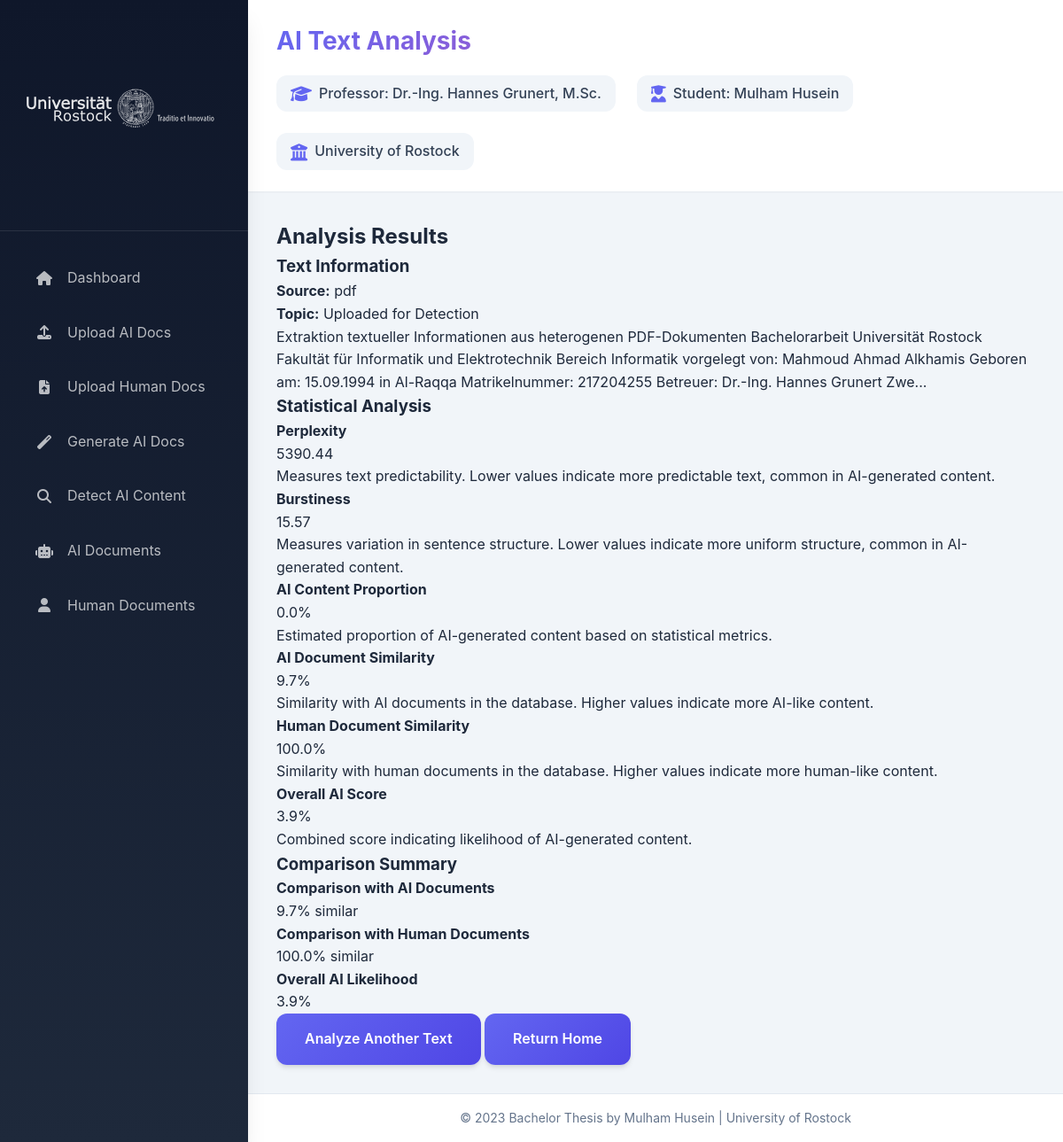
Screenshot of /results/2 with the database file from the repository.
### app/models.py (models this page shows)
class Text(db.Model):
    id = db.Column(db.Integer, primary_key=True)
    content = db.Column(db.Text, nullable=False)
    source = db.Column(db.String(20), nullable=False)  # 'human' or 'ai'
    topic = db.Column(db.String(100), nullable=False)
    file_path = db.Column(db.String(255))  # Path to uploaded file
    is_ai = db.Column(db.Boolean, default=False)  # Flag for AI-generated content
    acm_topic = db.Column(db.String(100))  # ACM topic classification
    created_at = db.Column(db.DateTime, default=datetime.utcnow)  # Add this line
    analysis = db.relationship('AnalysisResult', backref='text', lazy=True, uselist=False)

class AnalysisResult(db.Model):
    id = db.Column(db.Integer, primary_key=True)
    text_id = db.Column(db.Integer, db.ForeignKey('text.id'), nullable=False)
    perplexity = db.Column(db.Float)
    burstiness = db.Column(db.Float)
    ai_proportion = db.Column(db.Float)
    ai_similarity = db.Column(db.Float)  # Similarity with AI documents
    human_similarity = db.Column(db.Float)  # Similarity with human documents
    analyzed_at = db.Column(db.DateTime, default=datetime.utcnow)

### app/routes.py (the view)
@app.route('/results/<int:text_id>')
def results(text_id):
    text = Text.query.get_or_404(text_id)
    analysis = AnalysisResult.query.filter_by(text_id=text_id).first()
    return render_template('results.html',
                           text=text,
                           analysis=analysis)

### app/templates/results.html (shortened to what this page needs)
{% extends "base.html" %}
{% block content %}
    <h2>Analysis Results</h2>
    <div class="text-preview">
        <h3>Text Information</h3>
        <p><strong>Source:</strong> {{ text.source }}</p>
        <p><strong>Topic:</strong> {{ text.topic }}</p>
        <div class="content-preview">
            <p>{{ text.content[:300] }}{% if text.content|length > 300 %}...{% endif %}</p>
        </div>
    </div>
    {% if analysis %}
    <div class="results">
        <h3>Statistical Analysis</h3>
        <div class="metrics-grid">
            <div class="metric">
                <h4>Perplexity</h4>
                <p class="value">{{ "%.2f"|format(analysis.perplexity) }}</p>
                <p>Measures text predictability. Lower values indicate more predictable text, common in AI-generated content.</p>
            </div>
            <div class="metric">
                <h4>Burstiness</h4>
                <p class="value">{{ "%.2f"|format(analysis.burstiness) }}</p>
                <p>Measures variation in sentence structure. Lower values indicate more uniform structure, common in AI-generated content.</p>
            </div>
            <div class="metric">
                <h4>AI Content Proportion</h4>
                <p class="value">{{ "%.1f"|format(analysis.ai_proportion * 100) }}%</p>
                <p>Estimated proportion of AI-generated content based on statistical metrics.</p>
            </div>
            <div class="metric">
                <h4>AI Document Similarity</h4>
                <p class="value">{{ "%.1f"|format(analysis.ai_similarity * 100) }}%</p>
                <p>Similarity with AI documents in the database. Higher values indicate more AI-like content.</p>
            </div>
            <div class="metric">
                <h4>Human Document Similarity</h4>
                <p class="value">{{ "%.1f"|format(analysis.human_similarity * 100) }}%</p>
                <p>Similarity with human documents in the database. Higher values indicate more human-like content.</p>
            </div>
            <div class="metric">
                <h4>Overall AI Score</h4>
                <p class="value">{{ "%.1f"|format((analysis.ai_proportion * 0.6 + analysis.ai_similarity * 0.4) * 100) }}%</p>
                <p>Combined score indicating likelihood of AI-generated content.</p>
            </div>
        </div>
    </div>
    <div class="comparison-summary">
        <h3>Comparison Summary</h3>
        <div class="summary-grid">
            <div class="summary-item">
                <h4>Comparison with AI Documents</h4>
                <p>{{ "%.1f"|format(analysis.ai_similarity * 100) }}% similar</p>
            </div>
            <div class="summary-item">
                <h4>Comparison with Human Documents</h4>
                <p>{{ "%.1f"|format(analysis.human_similarity * 100) }}% similar</p>
            </div>
            <div class="summary-item">
                <h4>Overall AI Likelihood</h4>
                <p>{{ "%.1f"|format((analysis.ai_proportion * 0.6 + analysis.ai_similarity * 0.4) * 100) }}%</p>
            </div>
        </div>
    </div>
    {% endif %}
    <div class="actions">
        <a href="{{ url_for('detect') }}" class="button">Analyze Another Text</a>
        <a href="{{ url_for('index') }}" class="button">Return Home</a>
    </div>
{% endblock %}

### app/static/css/style.css (style rules this page uses)
:root { --primary-color: #6366f1; --primary-dark: #4f46e5; --primary-light: #818cf8; --secondary-color: #ec4899; --success-color: #10b981; --warning-color: #f59e0b; --info-color: #3b82f6; --danger-color: #ef4444; --light-color: #f8fafc; --dark-color: #1e293b; --gray-100: #f1f5f9; --gray-200: #e2e8f0; --gray-300: #cbd5e1; --gray-400: #94a3b8; --gray-500: #64748b; --gray-600: #475569; --gray-700: #334155; --gray-800: #1e293b; --gray-900: #0f172a; --spacing-xs: 0.25rem; --spacing-sm: 0.5rem; --spacing-md: 1rem; --spacing-lg: 1.5rem; --spacing-xl: 2rem; --spacing-2xl: 3rem; --radius-sm: 0.375rem; --radius-md: 0.5rem; --radius-lg: 0.75rem; --radius-xl: 1rem; --shadow-sm: 0 1px 2px 0 rgba(0, 0, 0, 0.05); --shadow-md: 0 4px 6px -1px rgba(0, 0, 0, 0.1), 0 2px 4px -1px rgba(0, 0, 0, 0.06); --shadow-lg: 0 10px 15px -3px rgba(0, 0, 0, 0.1), 0 4px 6px -2px rgba(0, 0, 0, 0.05); --shadow-xl: 0 20px 25px -5px rgba(0, 0, 0, 0.1), 0 10px 10px -5px rgba(0, 0, 0, 0.04); --transition: all 0.3s ease; }
* { margin: 0; padding: 0; box-sizing: border-box; }
body { font-family: 'Inter', sans-serif; background-color: var(--gray-100); color: var(--gray-800); line-height: 1.6; overflow-x: hidden; }
.button { display: inline-flex; align-items: center; justify-content: center; gap: var(--spacing-sm); padding: var(--spacing-md) var(--spacing-xl); font-size: 1rem; font-weight: 600; border-radius: var(--radius-lg); border: none; cursor: pointer; transition: var(--transition); text-decoration: none; white-space: nowrap; background: linear-gradient(135deg, var(--primary-color), var(--primary-dark)); color: white; box-shadow: var(--shadow-md); position: relative; overflow: hidden; }
.button::before { content: ''; position: absolute; top: 0; left: 0; right: 0; bottom: 0; background: linear-gradient(135deg, var(--primary-dark), var(--primary-color)); opacity: 0; transition: var(--transition); }

### rows the page displays
Text: source "pdf", topic "Uploaded for Detection", content "Extraktion textueller Informationen aus heterogenen PDF-Dokumenten Bachelorarbeit Universität Rostock Fakultät für Informatik und Elektrotechnik Bereich Informatik vorgelegt von: Mahmoud Ahmad Alkhamis Geboren am: 15.09.1994 in Al-Raqqa Matrikelnummer: 217204255 Betreuer: Dr.-Ing. Hannes Grunert Zwe"
AnalysisResult: perplexity "5390.44", burstiness "15.57", analysis.ai_proportion*100 "0.0", analysis.ai_similarity*100 "9.7", analysis.human_similarity*100 "100.0", ai_proportion+ai_similarity "3.9"
